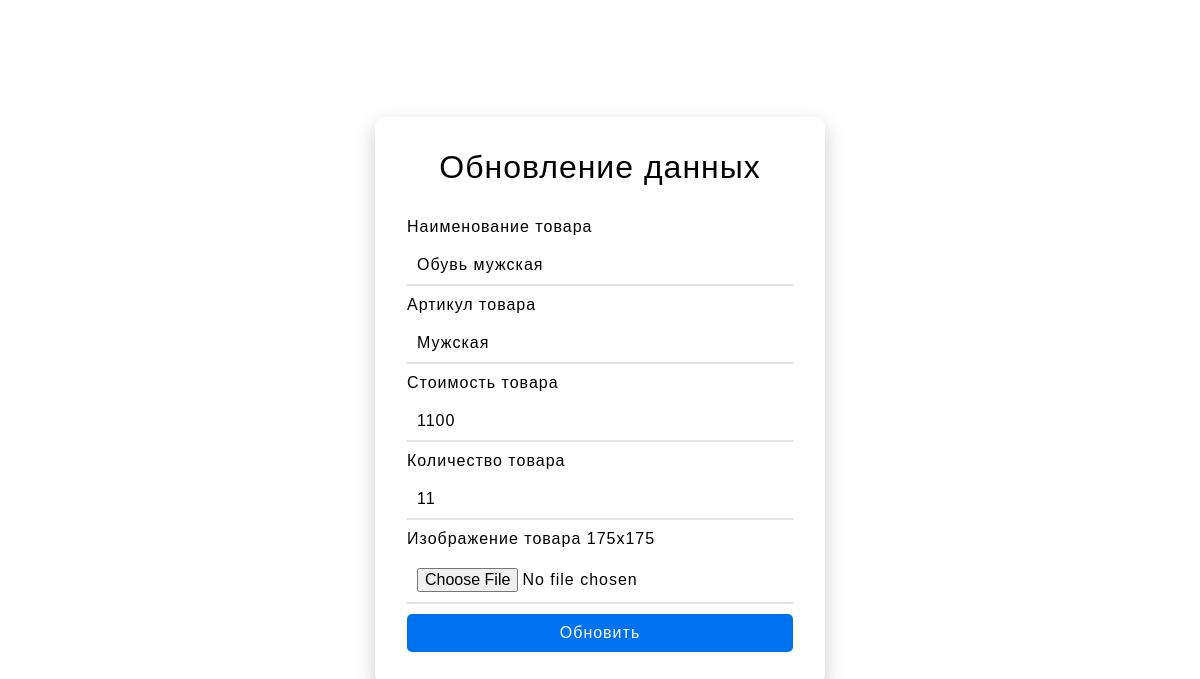
/update_form.php?up=29 (signed in), run on the app's committed database.
### tables this page shows
CREATE TABLE `product` (
  `id_product` int NOT NULL,
  `title` varchar(100) NOT NULL,
  `article` varchar(50) DEFAULT NULL,
  `price` double NOT NULL,
  `amount` int NOT NULL,
  `img` varchar(300) DEFAULT NULL
);

### update_form.php (the view, shortened to what this page needs)
<?php
  require_once"php/conectDB.php";
  $id = $_GET['up'];
 $tovar = mysqli_query($connect, "SELECT * FROM `product` WHERE id_product = $id");
 $food=mysqli_fetch_assoc($tovar);
?>
<!DOCTYPE html>
<html lang="en">
<head>
    <link rel="stylesheet" href="css/form.css">
</head>
<body>
   <form action="php/update.php" method="post" enctype="multipart/form-data">
   <h1 class="form_title">Обновление данных</h1>
   <label>Наименование товара</label>
   <input type="text" name="tovar" maxlength="25" value="<?php  echo $food['title'] ?>" placeholder="Введите наименование товара">
   <label>Артикул товара</label>
   <input type="text" name="article" maxlength="18" value="<?php echo  $food['article'] ?>" placeholder="Артикул">
   <label>Стоимость товара</label>
   <input type="text" name="price" maxlength="9" value="<?php echo $food['price'] ?>" placeholder="Введите стоимость">
   <label>Количество товара</label>
   <input type="text" name="amount" maxlength="5" value="<?php echo  $food['amount'] ?>" placeholder="Количество">
   <label>Изображение товара 175х175</label>
   <input type="file" name="imges" class="form-control">
   <button type="submit" name="update">Обновить</button>
</body>
</html>

### css/form.css (style rules this page uses)
* { margin: 0; padding: 0; box-sizing: border-box; }
body { height: 100vh; display: flex; align-items: center; justify-content: center; font-family: Montserrat, sans-serif; }
form { display: flex; flex-direction: column; width: 450px; padding: 32px; border-radius: 10px; box-shadow: 0 8px 20px #ccc; font-family: sans-serif; letter-spacing: 1px; }
input { margin: 10px 0; padding: 10px; border: unset; border-bottom: 2px solid #e3e3e3; outline: none; font-family: sans-serif; letter-spacing: 1px; font-size: 16px; }
button { padding: 10px 20px; background: #e3e3e3; border: none; border-radius: 5px; color: #fff; background-color: #0071f0; outline: none; cursor: pointer; font-family: sans-serif; letter-spacing: 1px; font-size: 16px; transition: 0.3s; }
.form_title { text-align: center; margin: 0 0 32px 0; font-weight: normal; }

### data on the page
product: tovar "Обувь мужская", article "Мужская", price "1100", amount "11"
